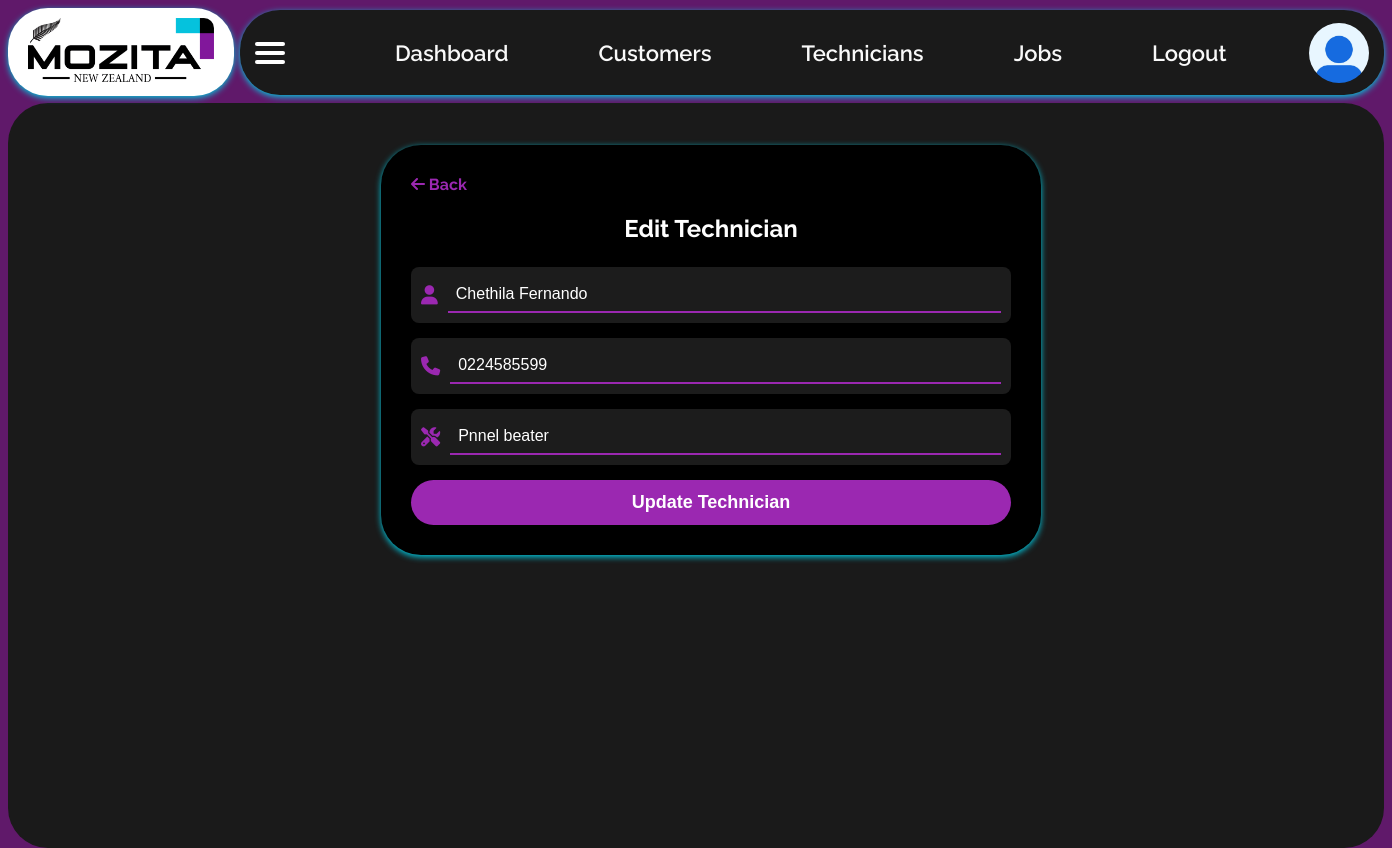
Screenshot of /edit_technician/1 (signed in) with the database file from the repository.
### app/models.py (models this page shows)
class Technician(db.Model):
    id = db.Column(db.Integer, primary_key=True)
    name = db.Column(db.String(100), nullable=False)
    phone = db.Column(db.String(20))
    specialization = db.Column(db.String(100))
    user_id = db.Column(db.Integer, unique=True, nullable=False)
    jobs = db.relationship('Job', back_populates='technician', cascade="all, delete-orphan")

### app/routes.py (the view, shortened to what this page needs)
@main.route('/edit_technician/<int:technician_id>', methods=['GET', 'POST'])
@login_required
def edit_technician(technician_id):
    tech = Technician.query.get_or_404(technician_id)
    return render_template('edit_technician.html', technician=tech)

### app/models.py (called while the page is built)
@login_manager.user_loader
def load_user(user_id):
    return User.query.get(int(user_id))

    @property
    def is_active(self):
        return self.active

### app/templates/edit_technician.html (shortened to what this page needs)
{% extends "layout.html" %}
{% block extra_css %}
<link rel="stylesheet" href="https://cdnjs.cloudflare.com/ajax/libs/font-awesome/6.4.0/css/all.min.css">
<link rel="stylesheet" href="{{ url_for('static', filename='edit_technician.css') }}">
{% endblock %}
{% block content %}
<div class="job-form-container">
  <a href="{{ url_for('main.technicians') }}" class="back-button">
    <i class="fas fa-arrow-left"></i> Back
  </a>
  <h2>Edit Technician</h2>
  <form method="POST">
    <div class="input-group">
      <i class="fas fa-user"></i>
      <input type="text" name="name" value="{{ technician.name }}" placeholder="Full Name" required>
    </div>
    <div class="input-group">
      <i class="fas fa-phone"></i>
      <input type="text" name="phone" value="{{ technician.phone }}" placeholder="Phone">
    </div>
    <div class="input-group">
      <i class="fas fa-tools"></i>
      <input type="text" name="specialization" value="{{ technician.specialization }}" placeholder="Specialization">
    </div>
    <button type="submit" class="btn-submit">Update Technician</button>
  </form>
</div>
{% endblock %}

### app/static/main.css (style rules this page uses)
body { font-family: 'Raleway', sans-serif; background-color: #60196a; color: white; margin: 0; padding: 0; }

### app/static/edit_technician.css (style rules this page uses)
.job-form-container { max-width: 600px; margin: 2rem auto; padding: 30px; background-color: #000; box-shadow: 0 2px 6px #00C8DF; border-radius: 40px; }
.job-form-container h2 { text-align: center; margin-bottom: 1.5rem; }
.input-group { display: flex; align-items: center; background-color: #1c1c1c; margin-bottom: 15px; border-radius: 8px; padding: 10px; }
.input-group i { color: #9b28b1; margin-right: 10px; font-size: 1.2rem; }
.input-group input { background: transparent; border: none; border-bottom: 2px solid #9b28b1; color: #fff; flex: 1; padding: 8px; font-size: 16px; }
.btn-submit { width: 100%; padding: 12px; background-color: #9b28b1; color: #fff; border: none; border-radius: 40px; cursor: pointer; font-weight: bold; font-size: 18px; transition: background-color 0.3s ease; }
.back-button { color: #9b28b1; text-decoration: none; font-weight: bold; display: inline-block; }

### rows the page displays
Technician: name "Chethila Fernando", phone "0224585599", specialization "Pnnel beater"
